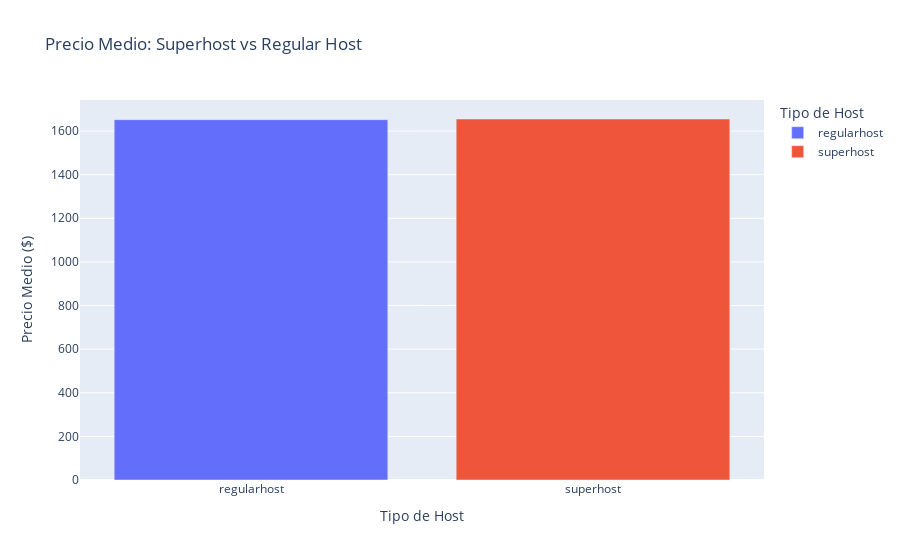

The notebook cell saved with this chart:
### Code cell
# Crear columna 'host_type'
df['host_type'] = df['host_is_superhost'].replace({'t': 'Superhost', 'f': 'Regular Host'})

# Agrupar por tipo de host y calcular precio medio
superhost_prices = df.groupby('host_type')['price'].mean().reset_index()

# Crear gráfico de barras
fig = px.bar(superhost_prices, x='host_type', y='price', 
             title='Precio Medio: Superhost vs Regular Host',
             labels={'host_type': 'Tipo de Host', 'price': 'Precio Medio ($)'}, 
             color='host_type')
fig.show()

### Figure 1 — Plotly figure (JSON) as saved in the notebook; plotly's stock layout.template omitted (floating-point values rounded to 4 significant figures)
{"data": [{"alignmentgroup": "True", "hovertemplate": "Tipo de Host=%{x}<br>Precio Medio ($)=%{y}<extra></extra>", "legendgroup": "regularhost", "marker": {"color": "#636efa", "pattern": {"shape": ""}}, "name": "regularhost", "offsetgroup": "regularhost", "orientation": "v", "showlegend": true, "textposition": "auto", "type": "bar", "x": ["regularhost"], "xaxis": "x", "y": [1652.0], "yaxis": "y"}, {"alignmentgroup": "True", "hovertemplate": "Tipo de Host=%{x}<br>Precio Medio ($)=%{y}<extra></extra>", "legendgroup": "superhost", "marker": {"color": "#EF553B", "pattern": {"shape": ""}}, "name": "superhost", "offsetgroup": "superhost", "orientation": "v", "showlegend": true, "textposition": "auto", "type": "bar", "x": ["superhost"], "xaxis": "x", "y": [1655.0], "yaxis": "y"}], "layout": {"barmode": "relative", "legend": {"title": {"text": "Tipo de Host"}, "tracegroupgap": 0}, "title": {"text": "Precio Medio: Superhost vs Regular Host"}, "xaxis": {"anchor": "y", "categoryarray": ["regularhost", "superhost"], "categoryorder": "array", "domain": [0, 1], "title": {"text": "Tipo de Host"}}, "yaxis": {"anchor": "x", "domain": [0, 1], "title": {"text": "Precio Medio ($)"}}}}
